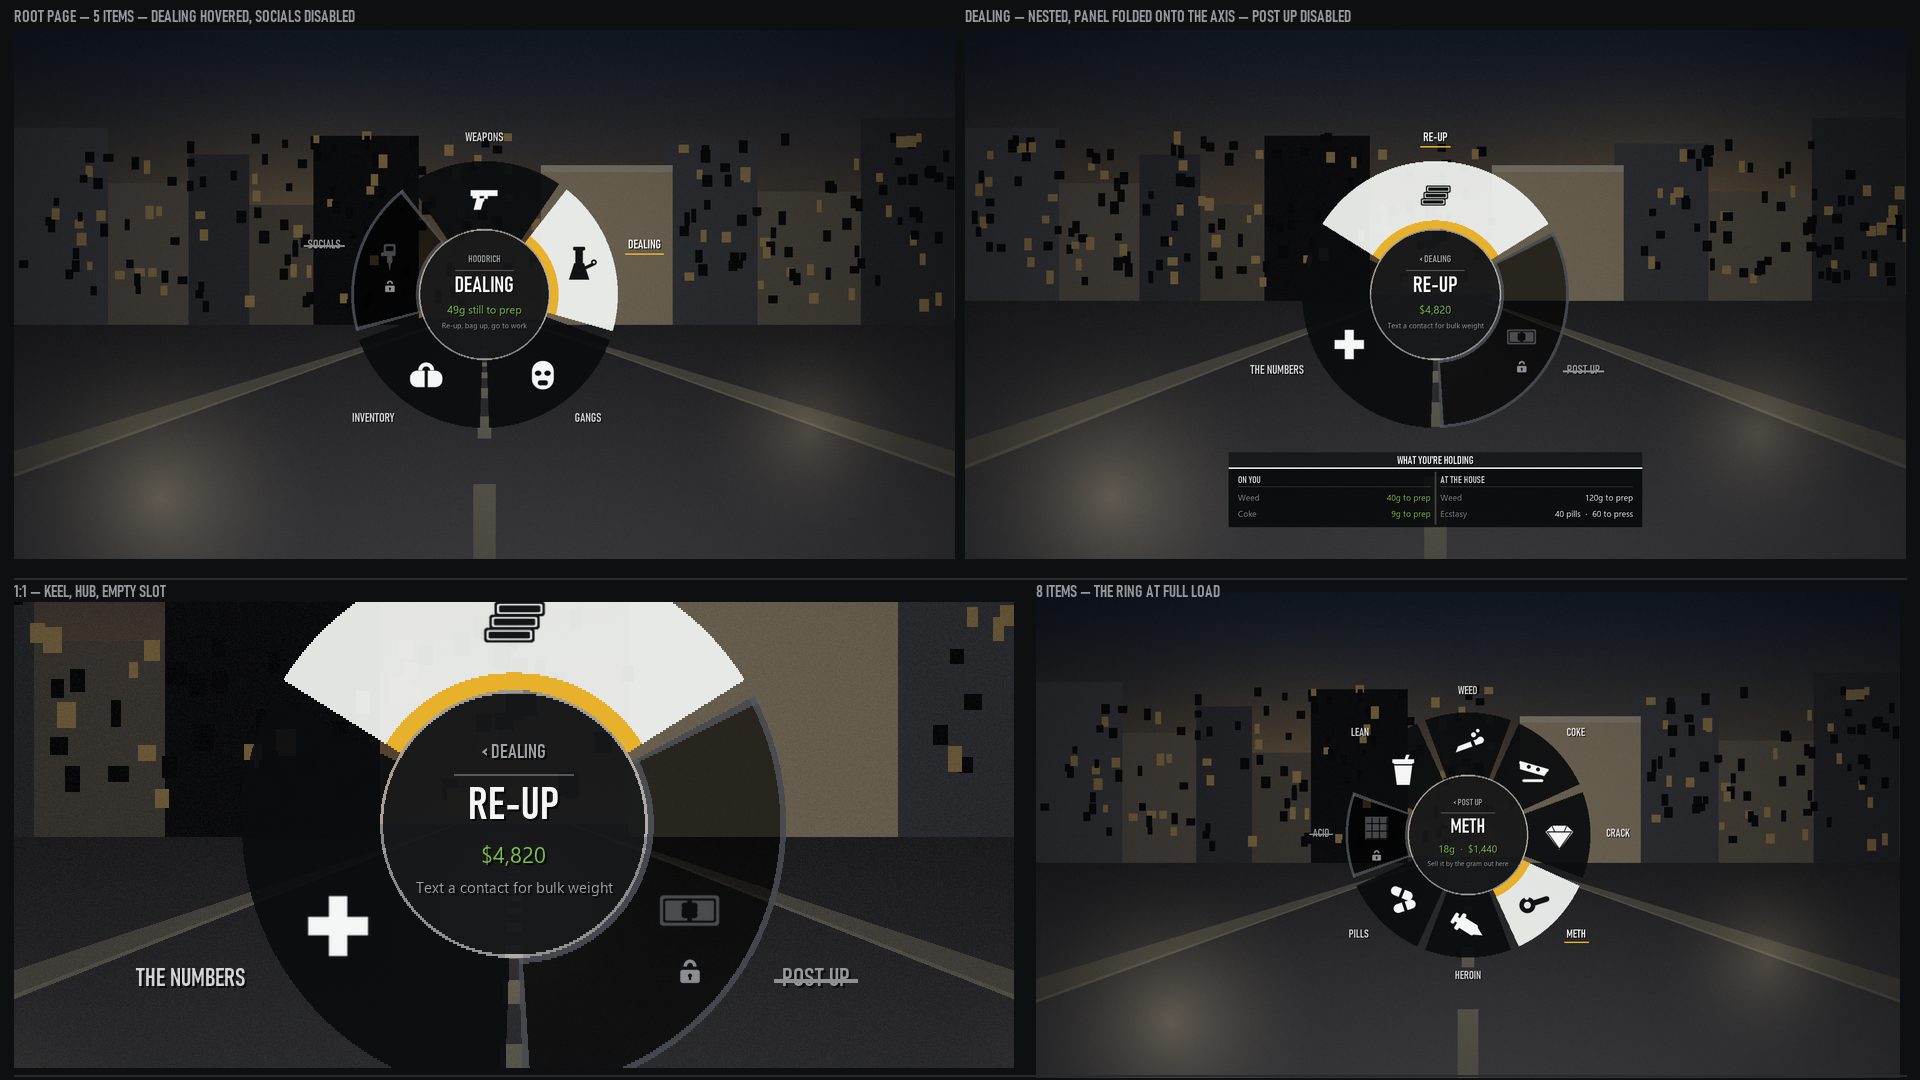

The script that saved this image:
"""
HOODRICH radial wheel -- redesign "heavy": committed to the ring, done properly.

Renders a 1920x1080 mock to preview/wheel_heavy.png.

EVERYTHING in here is restricted to what Draw.cs can already do:

    Draw.Rect / Draw.RectUniform   axis-aligned rectangles
    Draw.Wedge                     annulus sector, scanline-rasterised in 2px rows
    Draw.Disc                      filled circle, same rasteriser
    Draw.Text / Draw.TextRight     game fonts, drop shadow, centred / right-aligned
    Draw.MeasureText / Draw.Fit    width measuring and ellipsis trimming
    Draw.File                      a square PNG from data/icons, tinted at draw time

The wedges and the hub disc below are rasterised with the SAME algorithm as Draw.Wedge
(2 device-pixel rows, phase anchored to the wheel centre, analytic annulus + two
half-plane clips) so the edges in this mock are the edges the game will actually draw --
stair-steps included. No gradients, no rounded corners, no blur, no strokes.

WHAT THE DESIGN DOES
  * One thick ring. r 0.124 -> 0.252 of screen height: a 0.128 band, near enough double
    the current 0.115. Big enough to hold a 0.072 icon with air around it, so the ICON
    carries the wedge and there is no caption crammed into a tapering shape.
  * Labels live OUTSIDE the ring, on the wedge's own angle, pushed clear of the rim by
    half their MEASURED width (Draw.MeasureText already exists for this). Nothing is
    squeezed inside a wedge, and an eight-item ring is no more cramped than a two.
  * The hub carries the hovered item: page title as a breadcrumb, then its NAME, its
    VALUE and one line of detail. The top-of-screen readout is gone entirely -- one
    place for text, and it is in the middle of the thing the eye is already on.
  * The right-hand stat panel is gone. Pages with rows get a centred plinth under the
    ring, split into two columns at a group boundary, so the composition stays on the
    vertical axis instead of leaning right.
  * ONE separation device between peers: a 4 degree gap, with the unselected fill taken
    to 235 alpha so the gap is a real hole rather than a shade. No hover reach, no hub
    inset. Hover is colour inversion plus an amber KEEL along the wedge's INNER edge --
    the leading edge, the one pointing at the hub the answer is written in -- plus an
    amber underline under that wedge's outside label. (The hub gets a hairline rim, but
    that is a boundary around the readout, not a third way of dividing the choices.)
  * Disabled is not "darker". A disabled wedge is drawn as an EMPTY FRAME: four thin
    wedges outlining the slot, a hole punched darker than the backdrop, a lock under the
    dimmed icon, and its outside label struck through with a thin rect. It reads as a
    slot with nothing in it, which is what it is, and it keeps its angle so muscle
    memory holds.
  * Two type families, four sizes in a clear ladder. The script/cursive face is dropped.
"""

import math
import os

import numpy as np
from PIL import Image, ImageDraw, ImageFont

# --------------------------------------------------------------------------- paths

ROOT = r"C:\projects\hoodrich"
ICONS = os.path.join(ROOT, "data", "icons")
OUT = os.path.join(ROOT, "preview", "wheel_heavy.png")

W, H = 1920, 1080
ASPECT = W / H

# --------------------------------------------------------------------------- palette
# Straight out of Palette.cs. (a, r, g, b)

BACKDROP        = (140, 0, 0, 0)
SEGMENT         = (200, 10, 12, 14)
SEGMENT_HOVER   = (240, 240, 242, 240)
SEGMENT_DISABLED= (200, 44, 46, 50)
HUB             = (225, 8, 9, 11)
PANEL_HEADER    = (235, 22, 24, 26)
TEXT            = (245, 255, 255, 255)
TEXT_DIM        = (190, 176, 179, 181)
TEXT_ON_HOVER   = (255, 16, 18, 20)
TEXT_DISABLED   = (255, 150, 152, 156)
ACCENT          = (255, 245, 245, 245)
CASH            = (255, 126, 190, 79)
WARN            = (255, 232, 177, 44)
DANGER          = (255, 214, 69, 58)


def alpha(c, a):
    return (a, c[1], c[2], c[3])


def text_on(fill):
    luma = (0.2126 * fill[1] + 0.7152 * fill[2] + 0.0722 * fill[3]) / 255.0
    return TEXT_ON_HOVER if luma > 0.55 else TEXT


# --------------------------------------------------------------------------- geometry
# All radii are fractions of screen HEIGHT, exactly as the C# side stores them.

R_IN = 0.124
R_OUT = 0.252
R_MID = (R_IN + R_OUT) * 0.5
R_LABEL = R_OUT + 0.026

GAP_DEG = 4.0            # the one and only separation device
KEEL = 0.016             # radial thickness of the hover keel, at the inner edge
FRAME_BAND = 0.0055      # radial thickness of a disabled slot's edge bands

ICON_H = 0.072           # big. the icon IS the wedge.
LOCK_H = 0.028

# Segment at 235 rather than 200: at 200 over a 140-black backdrop the 4-degree gap
# between two unselected wedges is a few values of difference and the ring reads as one
# doughnut again. At 235 the wedge is effectively solid and the gap is a real hole.
SEGMENT_A = 235

# Hairline around the hub disc, so the readout is a distinct object from the ring.
HUB_RIM = (120, 255, 255, 255)

ROW_PIXELS = 2           # Draw.cs rasterises in 2 device-pixel rows


def to_x(height_fraction):
    return height_fraction / ASPECT


# --------------------------------------------------------------------------- surface


class Surface:
    """A 1920x1080 frame. Fills go straight into a float buffer; text and icons go into
    an overlay that is composited last, because in Draw.cs order they always sit on top."""

    def __init__(self, base_rgb):
        self.buf = base_rgb.astype(np.float32)
        self.over = Image.new("RGBA", (W, H), (0, 0, 0, 0))
        self.od = ImageDraw.Draw(self.over)

    # ---- fills (Draw.Rect / Draw.Wedge / Draw.Disc) ------------------------

    def _blend(self, x0, x1, y0, y1, c):
        a = c[0] / 255.0
        if a <= 0:
            return
        x0 = max(0, int(round(x0)))
        x1 = min(W, int(round(x1)))
        y0 = max(0, int(round(y0)))
        y1 = min(H, int(round(y1)))
        if x1 <= x0 or y1 <= y0:
            return
        rgb = np.array(c[1:], dtype=np.float32)
        sl = self.buf[y0:y1, x0:x1]
        sl *= (1.0 - a)
        sl += rgb * a

    def rect(self, cx, cy, w, h, c):
        """Draw.Rect: normalised centre, normalised width (of screen) and height."""
        self._blend((cx - w * 0.5) * W, (cx + w * 0.5) * W,
                    (cy - h * 0.5) * H, (cy + h * 0.5) * H, c)

    def rect_uniform(self, cx, cy, w_h, h, c):
        """Draw.RectUniform: both sizes given as fractions of screen HEIGHT."""
        self.rect(cx, cy, to_x(w_h), h, c)

    def rect_from(self, left, top, w, h, c):
        self._blend(left * W, (left + w) * W, top * H, (top + h) * H, c)

    def wedge(self, cx, cy, r_in, r_out, a_from, a_to, c):
        """Faithful port of Draw.Wedge -- 2px scanlines, analytic annulus, two half-plane
        clips, phase anchored to the wheel centre so neighbouring wedges share a grid."""
        if r_out <= r_in or c[0] <= 0:
            return
        span = a_to - a_from
        if span <= 0:
            return
        if span > 170.0:
            mid = a_from + span * 0.5
            self.wedge(cx, cy, r_in, r_out, a_from, mid, c)
            self.wedge(cx, cy, r_in, r_out, mid, a_to, c)
            return

        a0 = math.radians(a_from)
        a1 = math.radians(a_to)
        d0x, d0y = math.sin(a0), math.cos(a0)
        d1x, d1y = math.sin(a1), math.cos(a1)

        r_out2, r_in2 = r_out * r_out, r_in * r_in

        def crosses(bearing):
            f = a_from % 360.0
            t = a_to % 360.0
            b = bearing % 360.0
            if f <= t:
                return f <= b <= t
            return b >= f or b <= t

        def reach_top(a):
            co = math.cos(a)
            return r_out * co if co > 0 else r_in * co

        def reach_bottom(a):
            co = math.cos(a)
            return r_in * co if co > 0 else r_out * co

        top_dy = r_out if crosses(0.0) else max(reach_top(a0), reach_top(a1))
        bot_dy = -r_out if crosses(180.0) else min(reach_bottom(a0), reach_bottom(a1))

        px_top = int(math.floor((cy - top_dy) * H))
        px_bottom = int(math.ceil((cy - bot_dy) * H))
        px_centre = int(round(cy * H))
        px_top -= ((px_top - px_centre) % ROW_PIXELS + ROW_PIXELS) % ROW_PIXELS

        for py in range(px_top, px_bottom, ROW_PIXELS):
            row_y = (py + ROW_PIXELS * 0.5) / H
            dy = cy - row_y
            dy2 = dy * dy
            if dy2 > r_out2:
                continue

            hi = math.sqrt(r_out2 - dy2)
            lo = math.sqrt(r_in2 - dy2) if dy2 < r_in2 else 0.0

            lo_b, hi_b = -hi, hi

            # inside == clockwise of d0 and anticlockwise of d1
            if abs(d0y) < 1e-9:
                if dy * d0x > 0:
                    continue
            elif d0y > 0:
                lo_b = max(lo_b, dy * d0x / d0y)
            else:
                hi_b = min(hi_b, dy * d0x / d0y)

            if abs(d1y) < 1e-9:
                if dy * d1x < 0:
                    continue
            elif d1y > 0:
                hi_b = min(hi_b, dy * d1x / d1y)
            else:
                lo_b = max(lo_b, dy * d1x / d1y)

            if hi_b <= lo_b:
                continue

            x_c = cx * W
            y0, y1 = py, py + ROW_PIXELS
            if lo <= 0:
                self._blend(x_c + lo_b * H, x_c + hi_b * H, y0, y1, c)
            else:
                self._blend(x_c + lo_b * H, x_c + min(hi_b, -lo) * H, y0, y1, c)
                self._blend(x_c + max(lo_b, lo) * H, x_c + hi_b * H, y0, y1, c)

    def disc(self, cx, cy, r, c):
        px_top = int(math.floor((cy - r) * H))
        px_bottom = int(math.ceil((cy + r) * H))
        px_centre = int(round(cy * H))
        px_top -= ((px_top - px_centre) % ROW_PIXELS + ROW_PIXELS) % ROW_PIXELS
        for py in range(px_top, px_bottom, ROW_PIXELS):
            row_y = (py + ROW_PIXELS * 0.5) / H
            dy = cy - row_y
            if abs(dy) > r:
                continue
            half = math.sqrt(r * r - dy * dy)
            self._blend(cx * W - half * H, cx * W + half * H, py, py + ROW_PIXELS, c)

    # ---- text (Draw.Text / Draw.TextRight / MeasureText / Fit) -------------

    def text(self, s, x, y, scale, c, font="label", centre=True, right=False,
             shadow=True, upper=False):
        if not s:
            return
        if upper:
            s = s.upper()
        f = pil_font(font, scale)
        anchor = "ra" if right else ("ma" if centre else "la")
        px, py = x * W, y * H
        col = (c[1], c[2], c[3], c[0])
        if shadow:
            self.od.text((px + 2, py + 2), s, font=f, fill=(0, 0, 0, 175), anchor=anchor)
        self.od.text((px, py), s, font=f, fill=col, anchor=anchor)

    def over_rect(self, cx, cy, w, h, c):
        """A Draw.Rect that has to land on TOP of text -- the strike-through."""
        self.od.rectangle([(cx - w * 0.5) * W, (cy - h * 0.5) * H,
                           (cx + w * 0.5) * W, (cy + h * 0.5) * H],
                          fill=(c[1], c[2], c[3], c[0]))

    def icon(self, name, cx, cy, height_fraction, c):
        """Draw.File: a square PNG from data/icons, tinted at draw time."""
        img = load_icon(name)
        size = max(2, int(round(height_fraction * H)))
        img = img.resize((size, size), Image.LANCZOS)
        a = img.split()[3].point(lambda v: int(v * c[0] / 255.0))
        solid = Image.new("RGBA", img.size, (c[1], c[2], c[3], 255))
        solid.putalpha(a)
        self.over.alpha_composite(solid, (int(round(cx * W - size / 2)),
                                          int(round(cy * H - size / 2))))

    def finish(self):
        base = Image.fromarray(np.clip(self.buf, 0, 255).astype(np.uint8), "RGB").convert("RGBA")
        return Image.alpha_composite(base, self.over).convert("RGB")


# --------------------------------------------------------------------------- fonts

_FONT_CACHE = {}
_ICON_CACHE = {}

# Stand-ins for the game faces:
#   label -> Chalet Comprime Cologne (Draw.FontLabel), condensed grotesque
#   body  -> Chalet London           (Draw.FontBody),  plain grotesque
FONT_PX = {"label": 78.0, "body": 64.0}


def pil_font(kind, scale):
    px = max(8, int(round(scale * FONT_PX[kind] * (H / 1080.0))))
    key = (kind, px)
    if key in _FONT_CACHE:
        return _FONT_CACHE[key]
    if kind == "label":
        f = ImageFont.truetype(r"C:\Windows\Fonts\bahnschrift.ttf", px)
        f.set_variation_by_name("SemiBold Condensed")
    else:
        f = ImageFont.truetype(r"C:\Windows\Fonts\segoeui.ttf", px)
    _FONT_CACHE[key] = f
    return f


_MEASURE = ImageDraw.Draw(Image.new("RGBA", (8, 8)))


def measure(s, scale, kind="label", upper=False):
    """Draw.MeasureText: rendered width as a normalised screen fraction."""
    if not s:
        return 0.0
    if upper:
        s = s.upper()
    return _MEASURE.textlength(s, font=pil_font(kind, scale)) / W


def fit(s, max_w, scale, kind="body", upper=False):
    """Draw.Fit: trim with an ellipsis until it fits."""
    if not s or max_w <= 0:
        return s
    if measure(s, scale, kind, upper) <= max_w:
        return s
    lo, hi = 0, len(s)
    while lo < hi:
        mid = (lo + hi + 1) // 2
        if measure(s[:mid] + "...", scale, kind, upper) <= max_w:
            lo = mid
        else:
            hi = mid - 1
    if lo <= 0:
        return ""
    return s[:lo].rstrip(" ,") + "..."


def load_icon(name):
    if name not in _ICON_CACHE:
        _ICON_CACHE[name] = Image.open(os.path.join(ICONS, name)).convert("RGBA")
    return _ICON_CACHE[name]


# --------------------------------------------------------------------------- scene
# A HUD that only works on flat black is not a HUD. This is a dusk street with a bright
# wall, a lit sky, deep shadow and grain -- so the ring has to hold against all of it.


def street_scene(seed=7, horizon=0.545, sun_x=0.30):
    """A dusk street looking down a road. Deliberately full-range: a blown-out sunlit
    stucco wall, mid-grey tarmac, near-black shadow, warm sodium pools and film grain.
    If the wheel only reads over one of those it is not finished."""
    rng = np.random.default_rng(seed)
    y = np.linspace(0, 1, H, dtype=np.float32)[:, None]
    x = np.linspace(0, 1, W, dtype=np.float32)[None, :]

    def paint(mask, colour):
        img[:] = np.where(mask[..., None],
                          np.array(colour, dtype=np.float32)[None, None, :], img)

    # ---- sky -----------------------------------------------------------
    t = np.clip(y / horizon, 0, 1) ** 1.3
    sky = (np.array([44, 60, 88], np.float32)[None, None, :] * (1 - t[..., None]) +
           np.array([214, 168, 112], np.float32)[None, None, :] * t[..., None])
    img = np.empty((H, W, 3), np.float32)
    img[:] = sky

    d = np.sqrt(((x - sun_x) * ASPECT) ** 2 + (y - horizon + 0.02) ** 2)
    img += (np.clip(1 - d / 0.55, 0, 1) ** 2)[..., None] * np.array([110, 80, 34], np.float32)

    # ---- ground: tarmac running away to the horizon ---------------------
    ground = y >= horizon
    fall = np.clip((y - horizon) / (1 - horizon), 0, 1)
    tar = (np.array([104, 104, 110], np.float32)[None, None, :] *
           (0.60 + 0.80 * fall[..., None]))
    img = np.where(ground[..., None], tar, img)

    # footpath either side, converging on the vanishing point at (0.5, horizon)
    depth = np.maximum(fall, 1e-4)
    half_road = 0.03 + 0.72 * depth
    path = ground & (np.abs(x - 0.5) > half_road) & (np.abs(x - 0.5) < half_road + 0.13 * depth)
    paint(path, (150, 145, 132))
    kerb = ground & (np.abs(np.abs(x - 0.5) - half_road) < 0.006 * depth + 0.0012)
    paint(kerb, (186, 179, 162))

    # ---- buildings ------------------------------------------------------
    def block(x0, x1, top_y, shade):
        paint((x >= x0) & (x < x1) & (y >= top_y) & (y < horizon + 0.012), shade)

    block(0.000, 0.100, 0.185, (104, 106, 116))
    block(0.100, 0.185, 0.290, (142, 134, 124))
    block(0.185, 0.250, 0.235, (78, 80, 88))
    block(0.250, 0.318, 0.330, (124, 116, 106))
    block(0.690, 0.790, 0.215, (96, 98, 108))
    block(0.790, 0.900, 0.305, (146, 136, 122))
    block(0.900, 1.000, 0.165, (70, 72, 80))

    # a blown-out sunlit stucco wall sitting square behind the ring's right side
    paint((x >= 0.560) & (x < 0.700) & (y >= 0.255) & (y < horizon + 0.012),
          (232, 212, 176))
    paint((x >= 0.560) & (x < 0.700) & (y >= 0.255) & (y < 0.268), (250, 240, 216))

    # and deep shadow behind its left side, so the ring straddles both
    paint((x >= 0.318) & (x < 0.430) & (y >= 0.200) & (y < horizon + 0.012), (26, 27, 31))

    for _ in range(260):
        wx = rng.uniform(0.0, 1.0)
        wy = rng.uniform(0.19, horizon - 0.03)
        if 0.560 <= wx < 0.700:
            continue
        ww, wh = rng.uniform(0.005, 0.011), rng.uniform(0.014, 0.026)
        lit = rng.random() < 0.30
        paint((x >= wx) & (x < wx + ww) & (y >= wy) & (y < wy + wh),
              (238, 200, 128) if lit else (18, 19, 23))

    # ---- lane dashes, spaced in 1/z so they converge properly ------------
    for k in range(1, 16):
        z0, z1 = k * 1.0, k * 1.0 + 0.45
        ya = horizon + (1 - horizon) * (1.0 / z0)
        yb = horizon + (1 - horizon) * (1.0 / z1)
        if ya > 1.05:
            continue
        wdash = 0.0022 + 0.010 * (1.0 / z0)
        paint((np.abs(x - 0.5) < wdash) & (y <= ya) & (y > yb), (198, 192, 170))

    # ---- lights ---------------------------------------------------------
    for lx, ly, rad, warm in ((0.155, 0.885, 0.34, 1.0), (0.845, 0.760, 0.24, 0.7),
                              (0.500, 0.560, 0.18, 0.5)):
        dd = np.sqrt(((x - lx) * ASPECT) ** 2 + (y - ly) ** 2)
        img += (np.clip(1 - dd / rad, 0, 1) ** 2)[..., None] * \
            (np.array([150, 132, 96], np.float32) * warm)

    # ---- grain, chroma noise, vignette ----------------------------------
    img += rng.normal(0, 5.5, (H, W, 1)).astype(np.float32)
    img += rng.normal(0, 2.0, (H, W, 3)).astype(np.float32)
    vig = 1.0 - 0.30 * (((x - 0.5) * 1.85) ** 2 + ((y - 0.5) * 1.5) ** 2)
    img *= np.clip(vig, 0.52, 1.0)[..., None]

    return np.clip(img, 0, 255)


# --------------------------------------------------------------------------- model


class Item:
    def __init__(self, label, icon, detail="", value="", enabled=True, reason="", tint=None):
        self.label = label
        self.icon = icon
        self.detail = detail
        self.value = value
        self.enabled = enabled
        self.reason = reason
        self.tint = tint


class Page:
    def __init__(self, title, subtitle="", nested=False, panel_title="", panel=None):
        self.title = title
        self.subtitle = subtitle
        self.nested = nested
        self.panel_title = panel_title
        self.panel = panel or []     # (label, value, tint, art, is_header)
        self.items = []


# --------------------------------------------------------------------------- renderer

CX, CY = 0.5, 0.5


def draw_wheel(s, page, hovered):
    s.rect(0.5, 0.5, 1.0, 1.0, BACKDROP)

    n = len(page.items)
    step = 360.0 / n
    gap = GAP_DEG if n > 1 else 0.0

    # ---- wedges --------------------------------------------------------
    for i, item in enumerate(page.items):
        mid = i * step
        a0 = mid - step * 0.5 + gap * 0.5
        a1 = mid + step * 0.5 - gap * 0.5
        hov = (i == hovered)

        if not item.enabled:
            draw_empty_slot(s, a0, a1)
            continue

        fill = (item.tint or SEGMENT_HOVER) if hov else alpha(SEGMENT, SEGMENT_A)
        s.wedge(CX, CY, R_IN, R_OUT, a0, a1, fill)

        if hov:
            # THE KEEL. The hovered wedge's leading edge is the one pointing at the hub,
            # because the hub is where the answer is written. A solid amber bar there
            # reads on a near-white wedge AND against the near-black hub, and it draws
            # the eye inward along the exact path the reading takes.
            s.wedge(CX, CY, R_IN, R_IN + KEEL, a0, a1, WARN)

    # ---- icons ---------------------------------------------------------
    for i, item in enumerate(page.items):
        mid = i * step
        rad = math.radians(mid)
        px = CX + to_x(R_MID * math.sin(rad))
        py = CY - R_MID * math.cos(rad)
        hov = (i == hovered)

        if not item.enabled:
            s.icon(item.icon, px, py - 0.014, ICON_H * 0.86, alpha(TEXT_DISABLED, 115))
            s.icon("locked.png", px, py + 0.042, LOCK_H, alpha(TEXT_DISABLED, 235))
        else:
            fill = (item.tint or SEGMENT_HOVER) if hov else alpha(SEGMENT, SEGMENT_A)
            s.icon(item.icon, px, py, ICON_H, text_on(fill))

    # ---- labels, outside the ring, on the wedge's own angle -------------
    for i, item in enumerate(page.items):
        mid = i * step
        rad = math.radians(mid)
        ux, uy = math.sin(rad), math.cos(rad)
        hov = (i == hovered)

        scale = 0.32
        w = measure(item.label, scale, "label", upper=True)
        # text box height, as the C# side would hard-code it for this scale
        th = 0.030

        ax = CX + to_x(R_LABEL * ux)
        ay = CY - R_LABEL * uy

        # push clear of the rim: half the measured width outward, and the same in y
        ax += to_x(0.0) + (w * 0.5 + 0.004) * (1 if ux > 0.02 else (-1 if ux < -0.02 else 0))
        ay -= th * (0.5 + 0.5 * uy)

        col = TEXT if hov else (alpha(TEXT, 205) if item.enabled else TEXT_DISABLED)
        s.text(item.label, ax, ay, scale, col, "label", upper=True)

        if hov:
            s.rect_from(ax - w * 0.5 - 0.003, ay + th * 0.92, w + 0.006, 0.0026, WARN)
        if not item.enabled:
            # struck through -- a thin rect, which is the only line Draw.cs owns
            s.over_rect(ax, ay + th * 0.46, w + 0.008, 0.0024, alpha(TEXT_DISABLED, 235))


def draw_empty_slot(s, a0, a1):
    """A disabled item is a slot with nothing in it, not a darker version of a filled one."""
    interior = (155, 0, 0, 0)
    edge = (195, 84, 88, 96)

    s.wedge(CX, CY, R_IN, R_OUT, a0, a1, interior)

    # four thin wedges = an outlined slot. two bands, two radial slivers.
    s.wedge(CX, CY, R_OUT - FRAME_BAND, R_OUT, a0, a1, edge)
    s.wedge(CX, CY, R_IN, R_IN + FRAME_BAND, a0, a1, edge)
    d_ang = math.degrees(FRAME_BAND / R_MID)
    s.wedge(CX, CY, R_IN, R_OUT, a0, a0 + d_ang, edge)
    s.wedge(CX, CY, R_IN, R_OUT, a1 - d_ang, a1, edge)


def draw_hub(s, page, hovered):
    # Two discs. Without the outer one the hub -- near-black at 225 -- is the same value
    # as an unselected wedge at 235, and the ring and the readout run together into one
    # black blob. A hairline rim is a boundary, not a third way of separating peers.
    s.disc(CX, CY, R_IN, HUB_RIM)
    s.disc(CX, CY, R_IN - 0.0028, HUB)

    # breadcrumb, always. this replaces the old hub title AND the top-of-screen readout.
    # "<" rather than a triangle glyph: Chalet Comprime has no arrow characters and a
    # missing glyph is a hollow box, which is how the old hub was already drawing it.
    crumb = ("< " + page.title) if page.nested else page.title
    s.text(crumb, CX, CY - 0.076, 0.26, alpha(TEXT_DIM, 225), "label", upper=True)
    s.rect(CX, CY - 0.0455, 0.062, 0.0022, (70, 255, 255, 255))

    inner_w = to_x(2.0 * math.sqrt(max(0.0, R_IN ** 2 - 0.058 ** 2))) - 0.012

    if hovered is None:
        s.text(fit(page.subtitle, inner_w, 0.30, "body"), CX, CY - 0.020, 0.30,
               alpha(TEXT_DIM, 220), "body")
        return

    item = page.items[hovered]
    name_col = TEXT if item.enabled else TEXT_DISABLED

    s.text(fit(item.label, to_x(0.205), 0.58, "label", upper=True),
           CX, CY - 0.038, 0.58, name_col, "label", upper=True)

    if item.value:
        s.text(fit(item.value, inner_w + 0.010, 0.34, "body"), CX, CY + 0.014, 0.34,
               CASH if item.enabled else TEXT_DISABLED, "body")

    line = item.reason if (not item.enabled and item.reason) else item.detail
    if line:
        s.text(fit(line, inner_w + 0.014, 0.24, "body"), CX, CY + 0.048, 0.24,
               alpha(TEXT_DIM, 225) if item.enabled else WARN, "body")


PLINTH_TOP = 0.5 + R_OUT + 0.046
PLINTH_W = 0.44           # normalised x
ROW_H = 0.030
HEAD_H = 0.032
PAD = 0.010


def draw_plinth(s, page):
    """The old right-hand panel, folded back onto the vertical axis and squared up under
    the ring. Rows split into two columns at a group boundary, so it stays wide and low
    instead of tall and lopsided."""
    if not page.panel:
        return

    rows = page.panel
    # split at the last header at or before the midpoint, so groups stay together
    half = (len(rows) + 1) // 2
    cut = half
    for i in range(len(rows)):
        if rows[i][4] and abs(i - half) <= 2:
            cut = i
            break
    left_rows, right_rows = rows[:cut], rows[cut:]
    tall = max(len(left_rows), len(right_rows))

    body_h = PAD * 2 + tall * ROW_H
    left = 0.5 - PLINTH_W * 0.5

    s.rect_from(left, PLINTH_TOP, PLINTH_W, HEAD_H, PANEL_HEADER)
    s.rect_from(left, PLINTH_TOP + HEAD_H - 0.0028, PLINTH_W, 0.0028, ACCENT)
    s.rect_from(left, PLINTH_TOP + HEAD_H, PLINTH_W, body_h, HUB)

    s.text(page.panel_title, CX, PLINTH_TOP + 0.0055, 0.28, ACCENT, "label", upper=True)

    col_w = (PLINTH_W - PAD * 3) * 0.5
    s.rect_from(0.5 - 0.0008, PLINTH_TOP + HEAD_H + PAD * 0.5,
                0.0016, body_h - PAD, (46, 255, 255, 255))

    for ci, col in enumerate((left_rows, right_rows)):
        cl = left + PAD + ci * (col_w + PAD)
        y = PLINTH_TOP + HEAD_H + PAD
        for label, value, tint, art, is_header in col:
            if is_header:
                s.text(label, cl, y + 0.002, 0.26, alpha(ACCENT, 215), "label",
                       centre=False, upper=True)
                s.rect_from(cl, y + ROW_H - 0.0075, col_w, 0.0016, (60, 255, 255, 255))
            else:
                indent = 0.0
                if art:
                    s.icon(art, cl + to_x(0.017) * 0.5, y + 0.0130, 0.017, TEXT_DIM)
                    indent = to_x(0.017) + 0.005
                s.text(label, cl + indent, y + 0.0025, 0.26, TEXT_DIM, "body", centre=False)
                taken = measure(label, 0.26, "body") + indent
                room = col_w - taken - 0.012
                s.text(fit(value, room, 0.26, "body"), cl + col_w, y + 0.0025, 0.26,
                       tint or TEXT, "body", right=True)
            y += ROW_H


def render_frame(page, hovered, scene):
    s = Surface(scene)
    draw_wheel(s, page, hovered)
    draw_hub(s, page, hovered)
    draw_plinth(s, page)
    return s.finish()


# --------------------------------------------------------------------------- content
# Real pages out of WheelPages.cs.


def root_page():
    p = Page("Hoodrich", "Unaffiliated")
    p.items = [
        Item("Weapons", "guns.png", "Opens the game's own weapon wheel", "Pistol"),
        Item("Dealing", "bong.png", "Re-up, bag up, go to work", "49g still to prep"),
        Item("Gangs", "mask.png", "Nobody has put you on yet", "SOLO"),
        Item("Inventory", "stash.png", "Everything you are carrying", "49g on you"),
        Item("Socials", "tattoo.png", "", "", enabled=False, reason="Not right now"),
    ]
    return p


def dealing_page():
    p = Page("Dealing", "49g still to prep", nested=True,
             panel_title="What you're holding")
    p.panel = [
        ("ON YOU", "", None, "stash.png", True),
        ("Weed", "40g to prep", CASH, None, False),
        ("Coke", "9g to prep", CASH, None, False),
        ("AT THE HOUSE", "", None, "garage.png", True),
        ("Weed", "120g to prep", TEXT, None, False),
        ("Ecstasy", "40 pills  \u00b7  60 to press", TEXT, None, False),
    ]
    p.items = [
        Item("Re-up", "money.png", "Text a contact for bulk weight", "$4,820"),
        Item("Post up", "cash.png", "Stand on a corner and let it come to you", "",
             enabled=False, reason="All you have is weight -- prep it first"),
        Item("The numbers", "health.png", "Prices, heat, and what this block does to both"),
    ]
    return p


def sell_page():
    """Eight items -- the worst case the ring has to survive. Real Post-up content."""
    p = Page("Post up", "Pick what you are moving", nested=True)
    names = [("Weed", "weed.png", "40g  ·  $3,200"), ("Coke", "coke.png", "9g  ·  $2,700"),
             ("Crack", "crack.png", "22 rocks"), ("Meth", "meth.png", "18g  ·  $1,440"),
             ("Heroin", "heroin.png", "6g  ·  $1,080"), ("Pills", "pills.png", "40 pills"),
             ("Acid", "acid.png", "12 tabs"), ("Lean", "lean.png", "3 cups")]
    for i, (nm, ic, val) in enumerate(names):
        p.items.append(Item(nm, ic, "Sell it by the gram out here", val,
                            enabled=(i != 6), reason="Nobody round here wants it"))
    return p


# --------------------------------------------------------------------------- sheet


def main():
    scene = street_scene(7)
    scene_b = street_scene(19, horizon=0.500, sun_x=0.74)

    root = render_frame(root_page(), 1, scene)
    deal = render_frame(dealing_page(), 0, scene_b)
    dense = render_frame(sell_page(), 3, scene)

    sheet = Image.new("RGB", (W, H), (14, 15, 17))
    d = ImageDraw.Draw(sheet)
    cap = ImageFont.truetype(r"C:\Windows\Fonts\bahnschrift.ttf", 17)
    cap.set_variation_by_name("SemiBold Condensed")

    def caption(t, x, y, col=(150, 154, 158)):
        d.text((x, y), t.upper(), font=cap, fill=col)

    fw, fh = 941, 529
    sheet.paste(root.resize((fw, fh), Image.LANCZOS), (14, 30))
    sheet.paste(deal.resize((fw, fh), Image.LANCZOS), (965, 30))
    caption("root page \u2014 5 items \u2014 DEALING hovered, SOCIALS disabled", 14, 8)
    caption("dealing \u2014 nested, panel folded onto the axis \u2014 POST UP disabled",
            965, 8)

    d.rectangle([14, 578, 1906, 579], fill=(40, 42, 46))

    # 1:1 crop, so the actual pixels are visible at the size they ship at
    crop = deal.crop((460, 318, 1460, 784))
    sheet.paste(crop, (14, 602))
    caption("1:1 \u2014 keel, hub, empty slot", 14, 583)

    mini = dense.resize((864, 486), Image.LANCZOS)
    sheet.paste(mini, (1036, 592))
    caption("8 items \u2014 the ring at full load", 1036, 583)

    d.rectangle([14, 1075, 1906, 1076], fill=(40, 42, 46))

    sheet.save(OUT)
    print("wrote", OUT, os.path.getsize(OUT), "bytes", sheet.size)


if __name__ == "__main__":
    main()
